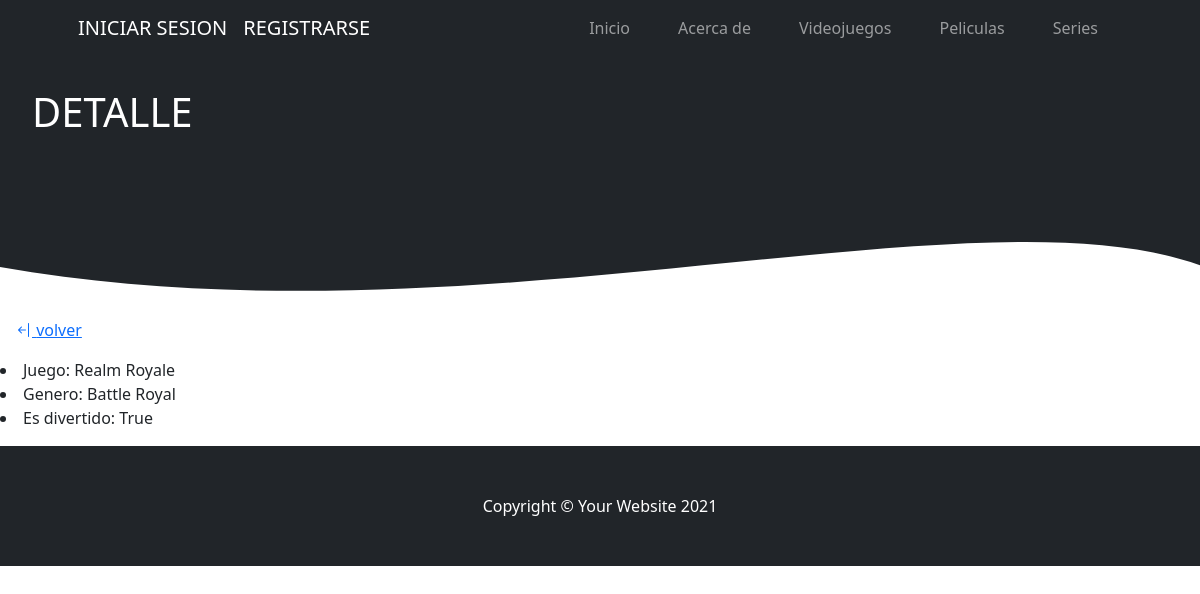
Before: /entretenimiento/videojuegos/12 with the older database file.
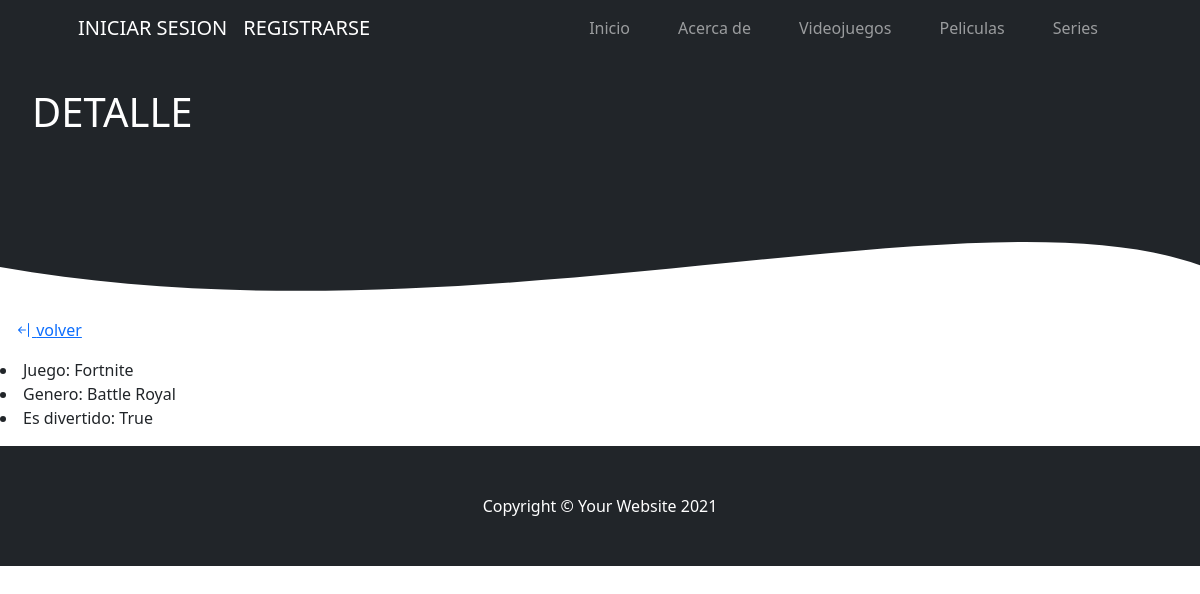
After: the same page with the newer database file.
### entretenimiento/models.py (models this page shows, shortened)
class VideoJuegos(models.Model):
    nombre = models.CharField(max_length=40)
    genero = models.CharField(max_length=20)
    divertido = models.BooleanField()

### entretenimiento/views.py (the view)
# urls.py: path('videojuegos/<int:pk>', views.DetalleVideojuego.as_view() , name='detalle_videojuego'),
class DetalleVideojuego(DetailView):
    model = VideoJuegos
    template_name = 'entretenimiento/detalle_videojuego.html'

### entretenimiento/templates/entretenimiento/detalle_videojuego.html
{% extends 'index/index.html' %}
{% block header_block %}
    <div style='display: felx; background-color: #212529;'>
        <h1 style='justify-content: center; color: #fff; padding: 2rem; margin: 0;'>DETALLE</h1>
    </div>
    <div style="height: 150px; overflow: hidden;" ><svg viewBox="0 0 500 150" preserveAspectRatio="none" style="height: 100%; width: 100%;"><path d="M-95.65,35.05 C144.74,263.98 442.15,-48.83 526.80,134.72 L500.00,0.00 L0.00,0.00 Z" style="stroke: none; fill: #212529;"></path></svg></div>
{% endblock header_block %}
{% block body_block %}
    <p>
        <a href={% url 'lista_videojuegos' %} style='padding: 1rem;'><i class="bi bi-arrow-bar-left"></i> volver</a>
    </p>
    <p>
        <li>Juego: {{object.nombre}}</li>
        <li>Genero: {{object.genero}}</li>
        <li>Es divertido: {{object.divertido}}</li>
    </p>
{% endblock body_block %}

Changed rows visible on the page:
changed VideoJuegos "Battle Royal": nombre "Realm Royale" → "Fortnite"
